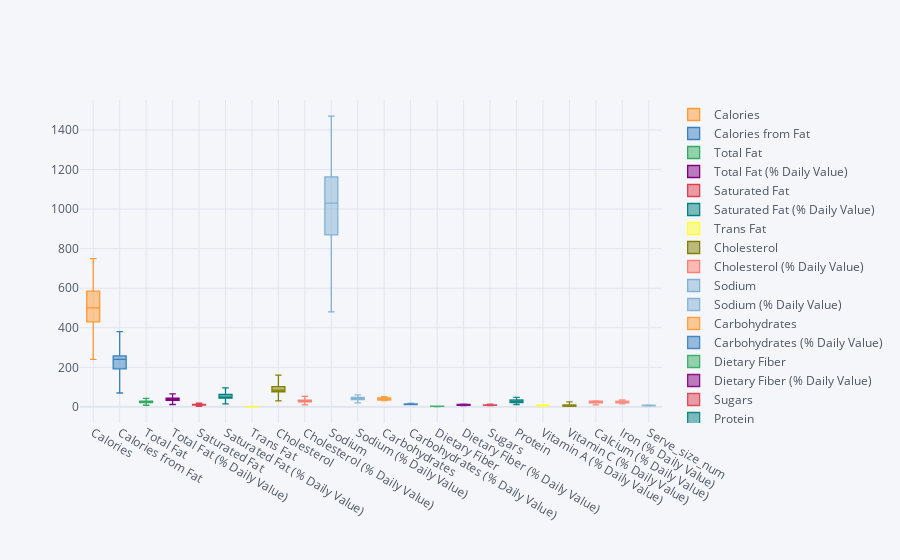

Source (notebook cell):
### Code cell
Bes.iplot(kind='box')

### Figure 1 — Plotly figure (JSON) as saved in the notebook; plotly's stock layout.template omitted (floating-point values rounded to 4 significant figures)
{"data": [{"boxpoints": false, "line": {"width": 1.3}, "marker": {"color": "rgba(255, 153, 51, 1.0)"}, "name": "Calories", "orientation": "v", "type": "box", "y": [530, 520, 600, 610, 540, 750, 240, 290, 430, 720, 380, 440, 430, 430, 500]}, {"boxpoints": false, "line": {"width": 1.3}, "marker": {"color": "rgba(55, 128, 191, 1.0)"}, "name": "Calories from Fat", "orientation": "v", "type": "box", "y": [240, 240, 260, 280, 250, 380, 70, 100, 190, 360, 150, 200, 200, 210, 240]}, {"boxpoints": false, "line": {"width": 1.3}, "marker": {"color": "rgba(50, 171, 96, 1.0)"}, "name": "Total Fat", "orientation": "v", "type": "box", "y": [27, 26, 29, 31, 27, 43, 8, 11, 21, 40, 17, 22, 22, 23, 26]}, {"boxpoints": false, "line": {"width": 1.3}, "marker": {"color": "rgba(128, 0, 128, 1.0)"}, "name": "Total Fat (% Daily Value)", "orientation": "v", "type": "box", "y": [42, 41, 45, 48, 42, 66, 12, 18, 32, 62, 26, 34, 35, 36, 40]}, {"boxpoints": false, "line": {"width": 1.3}, "marker": {"color": "rgba(219, 64, 82, 1.0)"}, "name": "Saturated Fat", "orientation": "v", "type": "box", "y": [10, 12, 13, 13, 11, 19, 3, 5, 10, 15, 8, 10, 9, 9, 10]}, {"boxpoints": false, "line": {"width": 1.3}, "marker": {"color": "rgba(0, 128, 128, 1.0)"}, "name": "Saturated Fat (% Daily Value)", "orientation": "v", "type": "box", "y": [48, 61, 63, 64, 54, 96, 15, 27, 52, 75, 40, 49, 44, 44, 48]}, {"boxpoints": false, "line": {"width": 1.3}, "marker": {"color": "rgba(255, 255, 51, 1.0)"}, "name": "Trans Fat", "orientation": "v", "type": "box", "y": [1, 1.5, 1.5, 1.5, 1.5, 2.5, 0, 0.5, 1, 1.5, 1, 1, 1, 1, 0]}, {"boxpoints": false, "line": {"width": 1.3}, "marker": {"color": "rgba(128, 128, 0, 1.0)"}, "name": "Cholesterol", "orientation": "v", "type": "box", "y": [85, 95, 105, 105, 85, 160, 30, 45, 90, 115, 75, 90, 80, 80, 70]}, {"boxpoints": false, "line": {"width": 1.3}, "marker": {"color": "rgba(251, 128, 114, 1.0)"}, "name": "Cholesterol (% Daily Value)", "orientation": "v", "type": "box", "y": [28, 31, 34, 35, 28, 53, 10, 15, 30, 38, 25, 30, 27, 27, 23]}, {"boxpoints": false, "line": {"width": 1.3}, "marker": {"color": "rgba(128, 177, 211, 1.0)"}, "name": "Sodium", "orientation": "v", "type": "box", "y": [960, 1100, 1440, 1180, 960, 1280, 480, 680, 1040, 1470, 840, 1110, 760, 1030, 980]}, {"boxpoints": false, "line": {"width": 1.3}, "marker": {"color": "rgba(128, 177, 211, 0.8999999999999999)"}, "name": "Sodium (% Daily Value)", "orientation": "v", "type": "box", "y": [40, 46, 60, 49, 40, 53, 20, 28, 43, 61, 35, 46, 32, 43, 41]}, {"boxpoints": false, "line": {"width": 1.3}, "marker": {"color": "rgba(255, 153, 51, 0.8999999999999999)"}, "name": "Carbohydrates", "orientation": "v", "type": "box", "y": [47, 41, 48, 46, 45, 42, 32, 33, 35, 51, 34, 35, 34, 35, 44]}, {"boxpoints": false, "line": {"width": 1.3}, "marker": {"color": "rgba(55, 128, 191, 0.8999999999999999)"}, "name": "Carbohydrates (% Daily Value)", "orientation": "v", "type": "box", "y": [16, 14, 16, 15, 15, 14, 11, 11, 12, 17, 11, 12, 11, 12, 15]}, {"boxpoints": false, "line": {"width": 1.3}, "marker": {"color": "rgba(50, 171, 96, 0.8999999999999999)"}, "name": "Dietary Fiber", "orientation": "v", "type": "box", "y": [3, 3, 3, 3, 3, 3, 1, 2, 2, 4, 2, 2, 2, 2, 3]}, {"boxpoints": false, "line": {"width": 1.3}, "marker": {"color": "rgba(128, 0, 128, 0.8999999999999999)"}, "name": "Dietary Fiber (% Daily Value)", "orientation": "v", "type": "box", "y": [13, 11, 12, 14, 13, 11, 6, 7, 8, 14, 7, 7, 8, 7, 10]}, {"boxpoints": false, "line": {"width": 1.3}, "marker": {"color": "rgba(219, 64, 82, 0.8999999999999999)"}, "name": "Sugars", "orientation": "v", "type": "box", "y": [9, 10, 12, 10, 9, 10, 6, 7, 7, 14, 7, 7, 7, 6, 11]}, {"boxpoints": false, "line": {"width": 1.3}, "marker": {"color": "rgba(0, 128, 128, 0.8999999999999999)"}, "name": "Protein", "orientation": "v", "type": "box", "y": [24, 30, 37, 37, 29, 48, 12, 15, 24, 39, 22, 27, 22, 22, 22]}, {"boxpoints": false, "line": {"width": 1.3}, "marker": {"color": "rgba(255, 255, 51, 0.8999999999999999)"}, "name": "Vitamin A (% Daily Value)", "orientation": "v", "type": "box", "y": [6, 10, 6, 8, 10, 10, 2, 6, 10, 8, 6, 6, 8, 6, 2]}, {"boxpoints": false, "line": {"width": 1.3}, "marker": {"color": "rgba(128, 128, 0, 0.8999999999999999)"}, "name": "Vitamin C (% Daily Value)", "orientation": "v", "type": "box", "y": [2, 2, 15, 20, 8, 2, 2, 2, 2, 25, 2, 10, 8, 8, 2]}, {"boxpoints": false, "line": {"width": 1.3}, "marker": {"color": "rgba(251, 128, 114, 0.8999999999999999)"}, "name": "Calcium (% Daily Value)", "orientation": "v", "type": "box", "y": [25, 30, 25, 25, 25, 30, 10, 20, 30, 30, 20, 20, 20, 20, 15]}, {"boxpoints": false, "line": {"width": 1.3}, "marker": {"color": "rgba(251, 128, 114, 0.7999999999999998)"}, "name": "Iron (% Daily Value)", "orientation": "v", "type": "box", "y": [25, 25, 30, 30, 30, 35, 15, 15, 20, 25, 20, 20, 20, 20, 20]}, {"boxpoints": false, "line": {"width": 1.3}, "marker": {"color": "rgba(128, 177, 211, 0.7999999999999998)"}, "name": "Serve_size_num", "orientation": "v", "type": "box", "y": ["7.4", "7.1", "8", "8.3", "8.6", "10", "3.5", "4", "5.7", "9.5", "5.2", "5.7", "6.7", "5.6", "7.3"]}], "layout": {"autosize": true, "legend": {"bgcolor": "#F5F6F9", "font": {"color": "#4D5663"}}, "paper_bgcolor": "#F5F6F9", "plot_bgcolor": "#F5F6F9", "title": {"font": {"color": "#4D5663"}}, "xaxis": {"autorange": true, "gridcolor": "#E1E5ED", "range": [-0.5, 21.5], "showgrid": true, "tickfont": {"color": "#4D5663"}, "title": {"font": {"color": "#4D5663"}, "text": ""}, "type": "category", "zerolinecolor": "#E1E5ED"}, "yaxis": {"autorange": true, "gridcolor": "#E1E5ED", "range": [-81.67, 1552.0], "showgrid": true, "tickfont": {"color": "#4D5663"}, "title": {"font": {"color": "#4D5663"}, "text": ""}, "type": "linear", "zerolinecolor": "#E1E5ED"}}}
